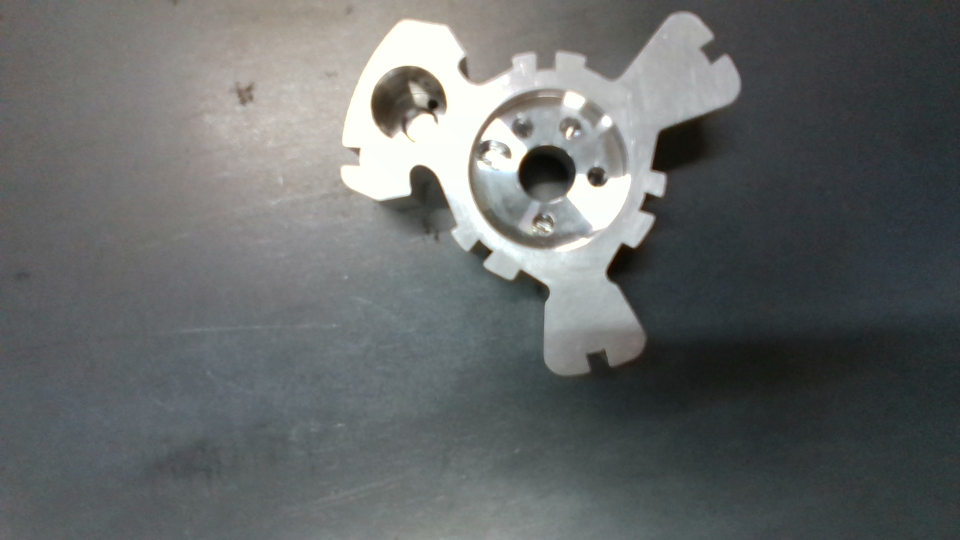
#> input picture test_images/test_1.jpg, 1920 x 1080 px, given in place of template.jpg, which was not available (shown at 1/2 size)
$ python auto_homography.py
#> lines starting #> are read from the running program, lines starting #| are printed output that depends on the picture; long printed decimals are rounded; pictures that were not available may be replaced by others from this repository, and a replacement may not be noted
import cv2
import numpy as np


# Read the template and test images
template = cv2.imread("/mnt/data/sam/Mowito/template_images/template.jpg", cv2.IMREAD_GRAYSCALE)
#> template: shape (1080, 1920); min 7, max 255, mean 103.5
test_img = cv2.imread("/mnt/data/sam/Mowito/test_images/test_2.jpg", cv2.IMREAD_GRAYSCALE)
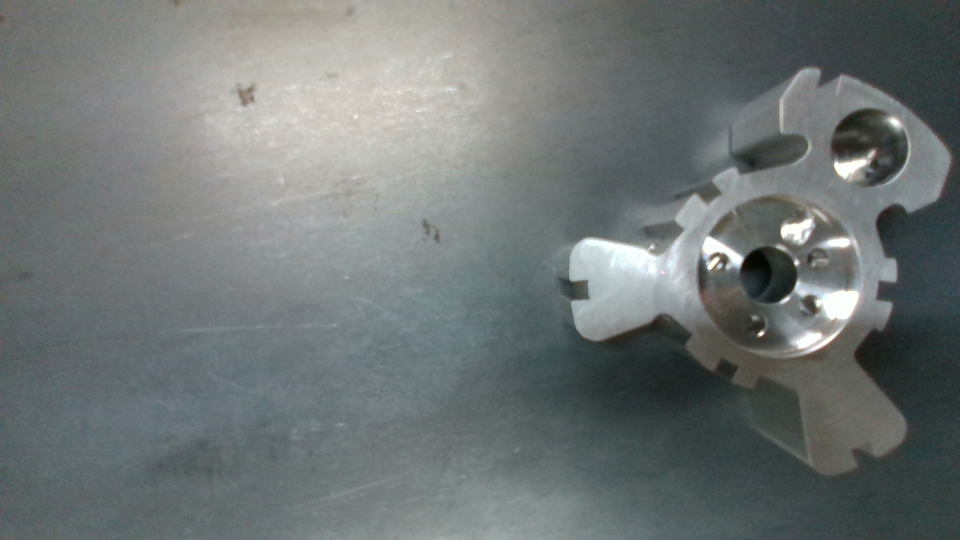
#> input picture test_images/test_2.jpg, 1920 x 1080 px, found by its file name (shown at 1/2 size)
#> test_img: shape (1080, 1920); min 3, max 255, mean 115

# Initialize ORB detector
orb = cv2.ORB_create()

# Detect keypoints and descriptors for the template and test images
template_kp, template_des = orb.detectAndCompute(template, None)
#> template_kp = 500 keypoints; strongest (x, y, size): (817, 380, 111.1), (818, 382, 92.6), (1200, 362, 111.1), (978, 502, 111.1)
test_kp, test_des = orb.detectAndCompute(test_img, None)
#> test_kp = 500 keypoints; strongest (x, y, size): (1520, 667, 77.1), (1524, 666, 64.3), (1518, 668, 64.3), (1520, 669, 92.6)

# Create a Brute-Force Matcher
bf = cv2.BFMatcher(cv2.NORM_HAMMING, crossCheck=True)

# Match keypoints between the template and test images
matches = bf.match(template_des, test_des)
#> matches = 96 matches
matches = sorted(matches, key=lambda x: x.distance)

# Draw matches
matched_img = cv2.drawMatches(template, template_kp, test_img, test_kp, matches[:20], None, flags=cv2.DrawMatchesFlags_NOT_DRAW_SINGLE_POINTS)
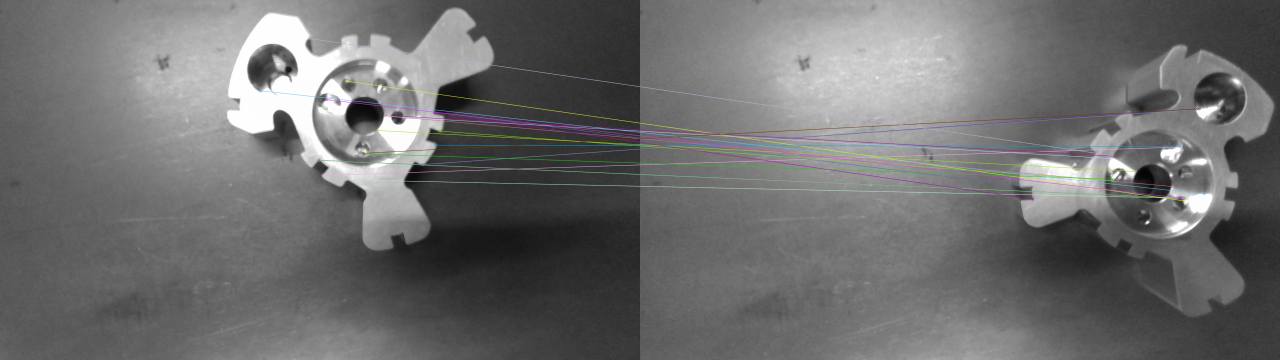
#> matched_img: shape (1080, 3840, 3) (shown at 1/3 size); mean of channels 0, 1, 2 109.7, 109.7, 109.7; drawn as B, G, R

# Extract matched keypoints' coordinates
template_pts = np.float32([template_kp[m.queryIdx].pt for m in matches]).reshape(-1, 1, 2)
#> template_pts = 96 rows, first 8: [967.7, 525.6], [1304.3, 335.9], [957.3, 480.4], [1265.8, 493.9], [957.6, 481], [1156.3, 347], [1039, 243], [1268, 493]
test_pts = np.float32([test_kp[m.trainIdx].pt for m in matches]).reshape(-1, 1, 2)
#> test_pts = 96 rows, first 8: [1621.4, 440.6], [1174.8, 561.6], [1630.8, 594], [1671.8, 325.4], [1631, 594], [1597, 559], [1633.2, 602.4], [1669.2, 327.6]

# Find homography between the template and test keypoints
M, _ = cv2.findHomography(template_pts, test_pts, cv2.RANSAC)
#> M = [[-1.02, -1.56, 1435.3], [-0.366, -0.562, 516.6], [-0.000708, -0.00109, 1]]

# Apply perspective transformation to the corners of the template image
corners = np.float32([[0, 0], [0, template.shape[0]], [template.shape[1], template.shape[0]], [template.shape[1], 0]]).reshape(-1, 1, 2)
transformed_corners = cv2.perspectiveTransform(corners, M)
#> transformed_corners = [[1435.3, 516.6], [1445.6, 514], [1435.9, 516.5], [1432.7, 517.4]]

# Calculate the angle of rotation
rect = cv2.minAreaRect(transformed_corners)
#> rect = ((1439.2, 515.7), (13.32, 0.132), -14.6)
print(rect)
#| ((1439.164, 515.664), (13.323, 0.1321), -14.599)
angle = rect[2]
#> angle = -14.6

# Print the rotation angle
print("Rotation Angle:", angle)
#| Rotation Angle: -14.599

# Resize the matched image
scaled_matched_img = cv2.resize(matched_img, (0, 0), fx=0.3, fy=0.3)  # Adjust the scaling factor as needed
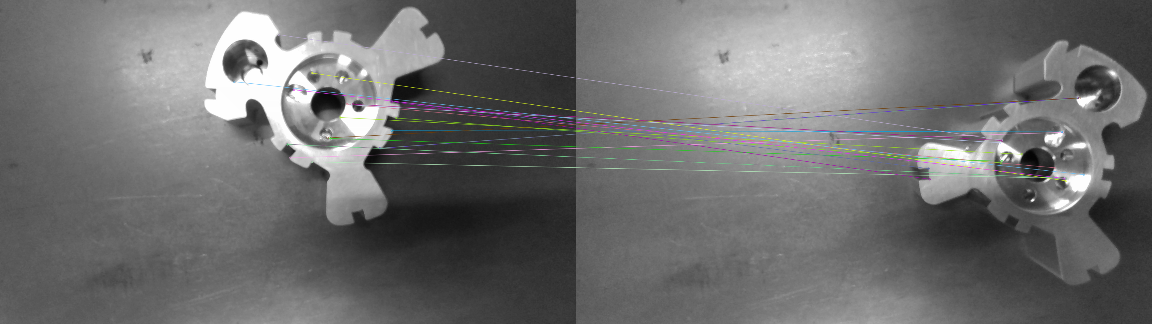
#> scaled_matched_img: shape (324, 1152, 3); mean of channels 0, 1, 2 109.7, 109.7, 109.6; drawn as B, G, R


# Display the output
cv2.imshow("matched images",scaled_matched_img)
cv2.waitKey(0)
cv2.destroyAllWindows()
